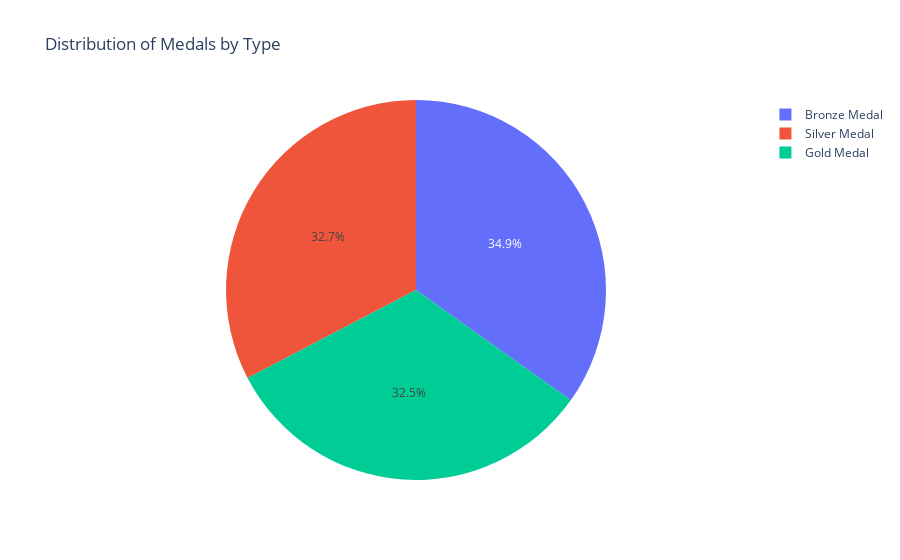

This figure's notebook cell:
### Code cell
# Pie Chart: Distribution of medals by type
# Count the occurrences of each medal type
medal_counts = df['medal_type'].value_counts().reset_index()
medal_counts.columns = ['medal_type', 'count']

# Create the pie chart
pie_chart = px.pie(medal_counts, 
                   names='medal_type', 
                   values='count', 
                   title='Distribution of Medals by Type', 
                   labels={'medal_type': 'Medal Type'})
pie_chart.show()

### Figure 1 — Plotly figure (JSON) as saved in the notebook; plotly's stock layout.template omitted (floating-point values rounded to 4 significant figures)
{"data": [{"domain": {"x": [0, 1], "y": [0, 1]}, "hovertemplate": "Medal Type=%{label}<br>count=%{value}<extra></extra>", "labels": ["Bronze Medal", "Silver Medal", "Gold Medal"], "legendgroup": "", "name": "", "showlegend": true, "type": "pie", "values": [807, 756, 752]}], "layout": {"autosize": true, "legend": {"tracegroupgap": 0}, "title": {"text": "Distribution of Medals by Type"}}}
